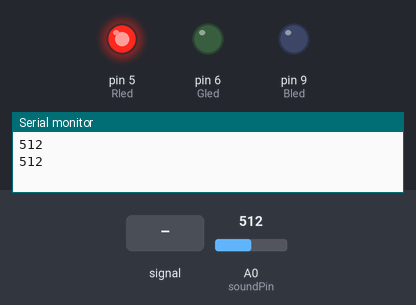
This sketch was run on a simulated Arduino Uno, built with avr-gcc and run on an emulated ATmega328P. On the bench: output pins drawn as LEDs (lit = HIGH), the last lines printed to the serial monitor. The test bench sets the inputs (shaded band); at power-on: A0 (soundPin) = 512.

Above: at 9.8 s.
9.9 s: A0 (soundPin) fed a 200 Hz sine of ±460 counts around its level
At 18.9 s:
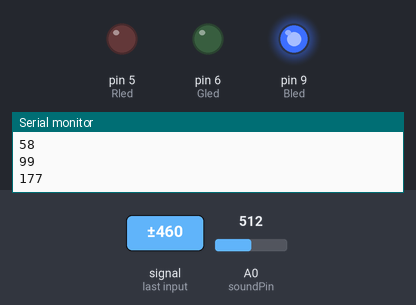
20.0 s: A0 (soundPin) set to 312
At 20.09 s:
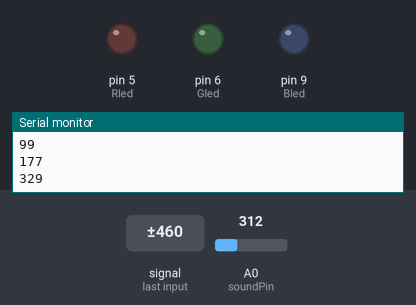
29.2 s: A0 (soundPin) set to 289
42.0 s: A0 (soundPin) fed a 1000 Hz sine of ±255 counts around its level
At 42.4 s:
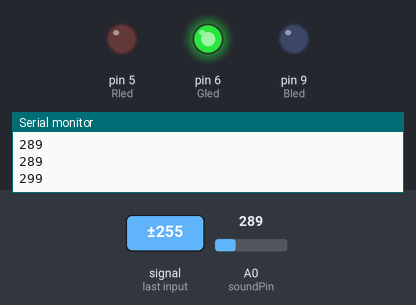
Timing chart, 0 to 46.4 s (numbered marks = the images above; inputs shaded):
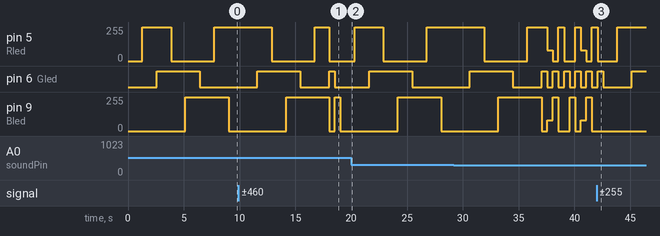

Measured:
- after the input at 42.0 s, pin 9 (Bled): stops changing and stays 0/255

The sketch:

PL_Arduino101SoundDetector.ino
```cpp
const int Rled = 5;
const int Gled = 6;
const int Bled = 9;
const int soundPin = 0;

int sound;
int colorIndex = 0;

void setColor(int red, int green, int blue){
  analogWrite(Rled, red);
  analogWrite(Gled, green);
  analogWrite(Bled, blue);
}

void rainbowFade(){
  int d = 5;
  for (int i = 0; i <= 255; i++){
    setColor(i,0,0);
    delay(d);
  }
  for (int i = 0; i <= 255; i++){
    setColor(255,i,0);
    delay(d);
  }
  for (int i = 255; i >= 0; i--){
    setColor(i,255,0);
    delay(d);
  }
  for (int i = 0; i <= 255; i++){
    setColor(0,255,i);
    delay(d);
  }
  for (int i = 255; i >= 0; i--){
    setColor(0,i,255);
    delay(d);
  }
  for (int i = 0; i <= 255; i++){
    setColor(i,0,255);
    delay(d);
  }
  for (int i = 255; i >= 0; i--){
    setColor(255,0,i);
    delay(d);
  }
}

void changeColor() {
  switch(colorIndex) {
    case 0:
      setColor(255, 0, 0);  // red
      break;
    case 1:
      setColor(0, 255, 0);  // green
      break;
    case 2:
      setColor(0, 0, 255);  // blue
      break;
    case 3:
      setColor(255, 255, 0);  // yellow
      break;
    case 4:
      setColor(80, 0, 80);  // purple
      break;
    case 5:
      setColor(0, 255, 255);  // aqua
      break;
    default:
      setColor(0,0,0); //default off
      break;
  }
}

void setup() {
  Serial.begin(9600);
  // put your setup code here, to run once:
  pinMode(Rled, OUTPUT);
  pinMode(Gled, OUTPUT);
  pinMode(Bled, OUTPUT);
  changeColor();
}

void loop() {
  sound = analogRead(soundPin);
  Serial.println(sound);
  if (sound > 300) {
    rainbowFade();
    changeColor();
  }
  else if (sound > 100) {
    colorIndex++;
    if (colorIndex > 5) colorIndex = 0;
    changeColor();
    delay(500);
  }


}
```
